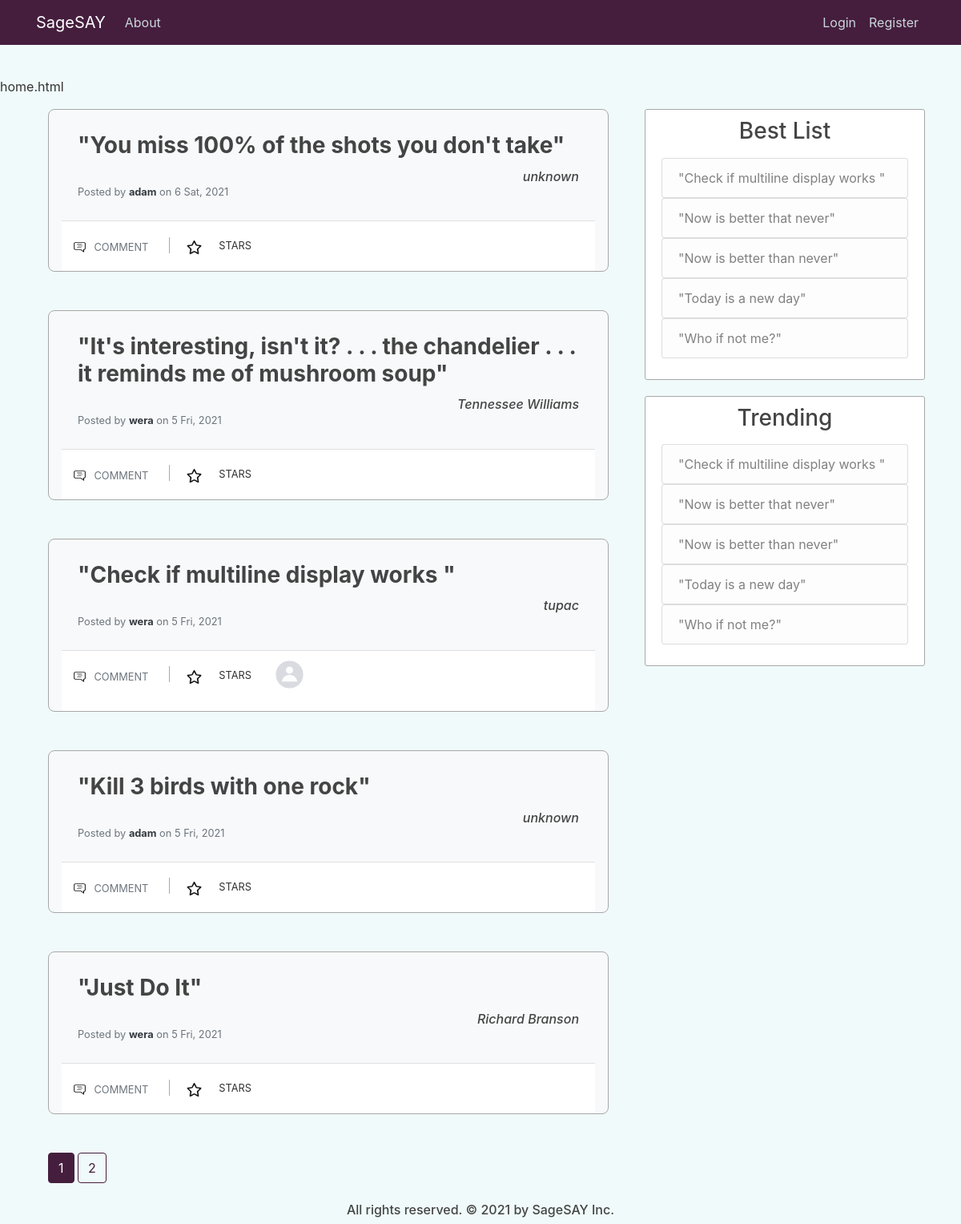
The page /home on the database its author committed.
### quotes_app/models.py (models this page shows, shortened)
class Post(db.Model):
    id = db.Column(db.Integer, primary_key=True)
    author = db.Column(db.String(100), nullable=False, default='Anonymous')
    content = db.Column(db.Text, nullable=False)
    date_posted = db.Column(db.DateTime, nullable=False, default=dt.utcnow)
    user_id = db.Column(db.Integer, db.ForeignKey('user.id'), nullable=False)
    comments = db.relationship('Comment', backref='comment_post', lazy=True)
    likes = db.relationship('Like', backref='like_post', lazy=True)

class User(db.Model, UserMixin):
    id = db.Column(db.Integer, primary_key=True)
    username = db.Column(db.String(20), unique=True, nullable=False)
    email = db.Column(db.String(120), unique=True, nullable=False)
    image_file = db.Column(db.String(20), nullable=False, default='default.jpg')
    password = db.Column(db.String(60), nullable=False)
    posts = db.relationship('Post', backref='posted_by', lazy=True)
    comments = db.relationship('Comment', backref='comment_author', lazy=True)
    likes = db.relationship('Like', backref='like_author', lazy=True)

### quotes_app/main/routes.py (the view)
@main.route("/", methods=['GET', 'POST'])
@main.route("/home", methods=['GET', 'POST'])
def home():
    post_id = request.args.get('star', type=int)
    if post_id and current_user.is_authenticated:
        update_like_table(current_user, post_id)
    page = request.args.get('page', 1, type=int)
    posts = Post.query.order_by(Post.date_posted.desc()).paginate(page=page, per_page=5)
    posts_data = prepare_posts_display(posts)
    best_posts = get_best_posts(5)
    trend_posts = get_trending(5)
    return render_template('home.html', posts=posts, posts_data=posts_data,
        best_posts=best_posts, trend_posts=trend_posts)

### quotes_app/main/utils.py (called while the page is built)
def prepare_posts_display(posts):
    posts_data = []
    for post in posts.items:
        post_info = []
        likes = Like.query.filter_by(like_post=post).limit(8).all()
        for like in likes:
            post_info.append(User.query.get(like.user_id))
        post_info.append(post)
        starred = None
        if current_user.is_authenticated:
            starred = Like.query.filter_by(like_post=post, like_author=current_user).first()
        if starred:
            post_info.append(True)
        else:
            post_info.append(False)
        posts_data.append(post_info)
    return posts_data

def get_best_posts(size):
    posts = Like.query.with_entities(Like.post_id, func.count(Like.user_id))\
        .group_by(Like.post_id).order_by(func.count(Like.user_id).desc()).limit(size).all()
    prep_posts = []
    for item in posts:
        post = Post.query.get(item[0])
        prep_posts.append(post)
    if len(prep_posts) < size:
        prep_posts = prep_posts + Post.query.filter(Post.id.\
            notin_([item.id for item in prep_posts])).order_by(Post.date_posted).\
            limit(size-len(prep_posts)).all()
    return prep_posts

def get_trending(size):
    time_window = dt.utcnow() - timedelta(days=7)
    posts = Like.query.filter(Like.date_like >= time_window).with_entities(Like.post_id,
        func.count(Like.user_id)).group_by(Like.post_id).order_by(func.count(Like.user_id)\
        .desc()).limit(size).all()
    prep_posts = []
    for item in posts:
        post = Post.query.get(item[0])
        prep_posts.append(post)
    if len(prep_posts) < size:
        prep_posts = prep_posts + Post.query.filter(Post.date_posted >= time_window,
            Post.id.notin_([item.id for item in prep_posts])).order_by(Post.date_posted).\
            limit(size-len(prep_posts)).all()
    return prep_posts

### quotes_app/templates/home.html (shortened to what this page needs)
{% extends "layout.html" %}
{% block content %}
<div class="col-md-8">
    <div class="container">
        {% for post in posts_data %}
            <div class="card bg-light mb-5 border-5 pt-2 active pb-0 px-3">
                <div class="card-body ">
                    <div class="row">
                        <div class="col-12 link-post-content">
                            <a href="#"><h3 class="card-title "><b>"{{ post[-2].content }}"</b></h3></a>
                        </div>
                        <div class="col-12 d-flex justify-content-end text-center">
                            <h6><i>{{ post[-2].author }}</i></h6>
                        </div>
                        <div class="col">
                            <h6 class="card-subtitle mb-2 text-muted">
                                <p class="card-text text-muted small"> Posted by <a href="{{ url_for('users.user_profile', username=post[-2].posted_by.username) }}" class="font-weight-bold text-dark"> {{ post[-2].posted_by.username }}</a> on {{ post[-2].date_posted.strftime('%-d %a, %Y') }}</p>
                            </h6>
                        </div>
                    </div>
                </div>
                <div class="card-footer bg-white px-0 ">
                    <div class="row">
                        <div class="col-md-auto ">
                            <a href="#" class="btn btn-outlined btn-black text-muted bg-transparent" data-wow-delay="0.7s">
                                <img src="{{ url_for('static', filename='comment.png') }}" class="mr-1 " width="19" height="19">
                                <small>COMMENT</small>
                            </a>
                            <a href="{{ url_for('main.home', page=posts.page, star=post[-2].id) }}" class="btn btn-outlined btn-black text-muted bg-transparent" data-wow-delay="0.7s">
                            {% if post[-1] == True %}
                                <img src="{{ url_for('static', filename='christmas-star.png') }}" class="mr-1" width="19" height="19">
                            {% else %}
                                <img src="{{ url_for('static', filename='star.png') }}" class="mr-1" width="19" height="19">
                            {% endif %}
                            </a>
                            <small>STARS</small>
                        </div>
                        <div class="col-md-auto ">
                            <ul class="list-inline">
                                {% for user in post[:-2] %}
                                <li class="list-inline-item">
                                    <a href="{{ url_for('users.user_profile', username=user.username) }}" >
                                        <img src="{{ url_for('static', filename='profile_pics/' + user.image_file) }}" alt="DP" class=" rounded-circle img-fluid " width="35" height="35">
                                    </a>
                                </li>
                                {% endfor %}
                            </ul>
                        </div>
                    </div>
                </div>
            </div>
        {% endfor %}
        {% for page_num in posts.iter_pages(left_edge=1, right_edge=1, left_current=1, right_current=2) %}
        {% if page_num %}
            {% if posts.page == page_num %}
            <a class="btn btn-violet mb-4" href="{{ url_for('main.home', page=page_num) }}">{{ page_num }}</a>
            {% else %}
                <a class="btn btn-outline-violet mb-4" href="{{ url_for('main.home', page=page_num) }}">{{ page_num }}</a>
            {% endif %}
        {% else %}
            ...
        {% endif %}
        {% endfor %}
    </div>
</div>
<div class="col-md-4">
    <div class="content-section">
        <div class="mb-3 text-center">
            <h3>Best List</h3>
        </div>
        <ul class="list-group">
            {% if not best_posts %}
                <a href="{{ url_for('posts.new_post') }}"><li class="list-group-item list-group-item-light">No Adages. Add one.</li></a>
            {% else %}
                {% for post in best_posts %}
                    <a href="#"><li class="list-group-item list-group-item-light">"{{ post.content }}"</li></a>
                {% endfor %}
            {% endif %}
        </ul>
    </div>
    <div class="content-section">
        <div class="mb-3 text-center">
            <h3>Trending</h3>
        </div>
        <ul class="list-group">
            {% if not trend_posts %}
                <li class="list-group-item list-group-item-light">No activity. Add an Adage or give a star.</li>
            {% else %}
                {% for post in trend_posts %}
                <a href="#"><li class="list-group-item list-group-item-light">"{{ post.content }}"</li></a>
                {% endfor %}
            {% endif %}
        </ul>
    </div>
</div>
{% endblock content %}

### quotes_app/static/main.css (style rules this page uses)
body { background: #f0fafa; color: #333333; margin-top: 6rem; }
h1, h2, h3, h4, h5, h6 { color: #444444; }
.btn-outline-violet { color: #451e3e; border-color: #451e3e; }
.btn-violet { color: white; border-color: #451e3e; background-color: #451e3e; }
.list-group a { text-decoration: none; }
.link-post-content a { color: #444444; text-decoration: none; }
.content-section { background: #ffffff; padding: 10px 20px; border: 1px solid #A8A8A8; border-radius: 3px; margin-bottom: 20px; }
.card { background: #451e3e; padding: 10px 20px; border: 1px solid #A8A8A8; border-radius: 8px; margin-bottom: 20px; }

### rows shown on the page
Post: content "You miss 100% of the shots you don't take", author "unknown", username "adam", date_posted "6 Sat, 2021"
Post: content "It's interesting, isn't it? . . . the chandelier . . . it reminds me of mushroom soup", author "Tennessee Williams", username "wera", date_posted "5 Fri, 2021"
User: content "Check if multiline display works", author "tupac", username "wera", date_posted "5 Fri, 2021", image_file (placeholder picture)
Post: content "Kill 3 birds with one rock", author "unknown", username "adam", date_posted "5 Fri, 2021"
Post: content "Just Do It", author "Richard Branson", username "wera", date_posted "5 Fri, 2021"
Post: content "Check if multiline display works"
Post: content "Now is better that never"
Post: content "Now is better than never"
Post: content "Today is a new day"
Post: content "Who if not me?"

### other values the page prints
{{ self._TemplateReference__context.name }} "home.html"
{{ page_num }} "1"
{{ page_num }} "2"
